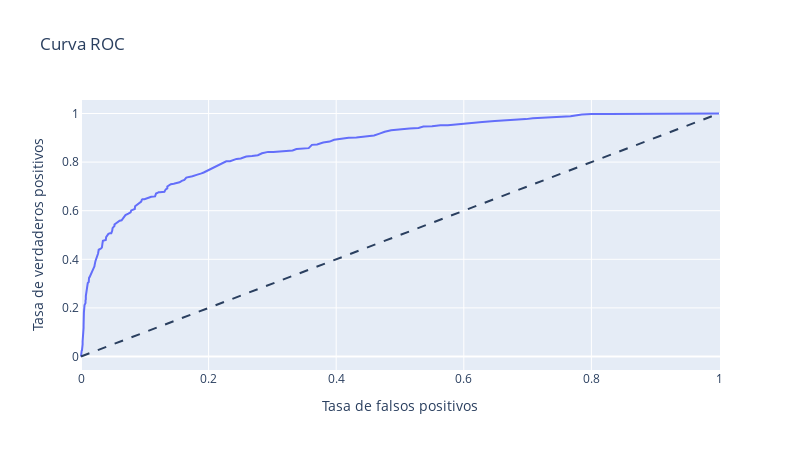

The cell this chart's notebook holds for it:
### Code cell
#verfificamos las metricas del modelo
probabilities = model.predict_proba(features_valid)

probabilities_one = probabilities[:, 1]


#Utilizamos la funcion roc_curve que nos dará las tasas de verdaderos y falsos positivos
fpr, tpr, thresholds = roc_curve(target_valid, probabilities_one)  

#Graficamos la curva ROC
roc_data = {"FPR": fpr, "TPR": tpr}
df_roc = pd.DataFrame(roc_data)

fig = px.line(
    df_roc,
    x="FPR",
    y="TPR",
    labels={"FPR": "Tasa de falsos positivos", "TPR": "Tasa de verdaderos positivos"},
    title="Curva ROC",
)

# Agregar una línea diagonal que representa el modelo aleatorio
fig.add_shape(type="line", line=dict(dash="dash"), x0=0, x1=1, y0=0, y1=1)
fig.update_layout(
    width=800,  
    height=450
)
# Mostrar la figura
fig.show()

### Figure 1 — Plotly figure (JSON) as saved in the notebook; plotly's stock layout.template omitted (floating-point values rounded to 4 significant figures; data arrays with more than 128 entries replaced by an {"elided": "..."} marker saying what was removed)
{"data": [{"hovertemplate": "Tasa de falsos positivos=%{x}<br>Tasa de verdaderos positivos=%{y}<extra></extra>", "legendgroup": "", "line": {"color": "#636efa", "dash": "solid"}, "marker": {"symbol": "circle"}, "mode": "lines", "name": "", "orientation": "v", "showlegend": false, "type": "scatter", "x": {"elided": "202 float values"}, "xaxis": "x", "y": {"elided": "202 float values"}, "yaxis": "y"}], "layout": {"height": 450, "legend": {"tracegroupgap": 0}, "shapes": [{"line": {"dash": "dash"}, "type": "line", "x0": 0, "x1": 1, "y0": 0, "y1": 1}], "title": {"text": "Curva ROC"}, "width": 800, "xaxis": {"anchor": "y", "domain": [0, 1], "title": {"text": "Tasa de falsos positivos"}}, "yaxis": {"anchor": "x", "domain": [0, 1], "title": {"text": "Tasa de verdaderos positivos"}}}}
